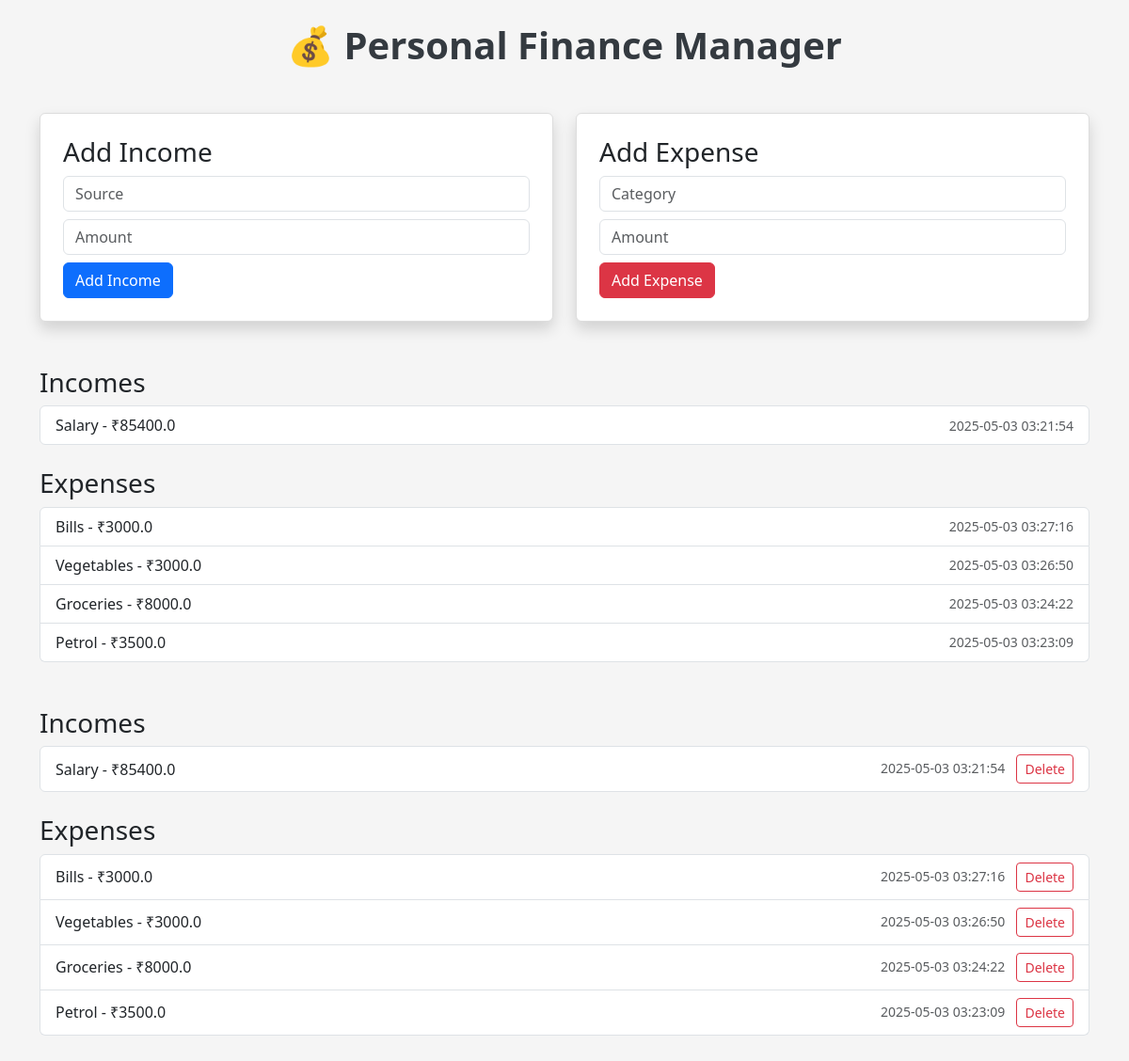
The page / on the database its author committed.
### tables this page shows
CREATE TABLE income (
    id INTEGER PRIMARY KEY AUTOINCREMENT,
    source TEXT NOT NULL,
    amount REAL NOT NULL,
    date TEXT DEFAULT CURRENT_TIMESTAMP
);

CREATE TABLE expense (
    id INTEGER PRIMARY KEY AUTOINCREMENT,
    category TEXT NOT NULL,
    amount REAL NOT NULL,
    date TEXT DEFAULT CURRENT_TIMESTAMP
);

### app.py (the view, shortened to what this page needs)
@app.route('/', methods=['GET', 'POST'])
def index():
    incomes, expenses = get_data()
    return render_template('index.html', incomes=incomes, expenses=expenses)

### app.py (called while the page is built)
def get_data():
    conn = sqlite3.connect('data.db')
    cursor = conn.cursor()
    cursor.execute("SELECT * FROM income ORDER BY date DESC")
    incomes = cursor.fetchall()
    cursor.execute("SELECT * FROM expense ORDER BY date DESC")
    expenses = cursor.fetchall()
    conn.close()
    return incomes, expenses

### templates/index.html (shortened to what this page needs)
<!DOCTYPE html>
<html lang="en">
<head>
    <link rel="stylesheet" href="https://cdn.jsdelivr.net/npm/bootstrap@5.3.3/dist/css/bootstrap.min.css">
    <link rel="stylesheet" href="{{ url_for('static', filename='styles.css') }}">
</head>
<body>
<div class="container mt-4">
    <h1 class="text-center">💰 Personal Finance Manager</h1>
    <div class="row mt-5">
        <div class="col-md-6">
            <div class="card p-4 shadow">
                <h3>Add Income</h3>
                <form method="POST" action="/">
                    <input type="text" class="form-control mb-2" name="income_source" placeholder="Source" required>
                    <input type="number" class="form-control mb-2" name="income_amount" placeholder="Amount" required>
                    <button class="btn btn-primary" type="submit" name="action" value="income">Add Income</button>
                </form>
            </div>
        </div>
        <div class="col-md-6">
            <div class="card p-4 shadow">
                <h3>Add Expense</h3>
                <form method="POST" action="/">
                    <input type="text" class="form-control mb-2" name="expense_category" placeholder="Category" required>
                    <input type="number" class="form-control mb-2" name="expense_amount" placeholder="Amount" required>
                    <button class="btn btn-danger" type="submit" name="action" value="expense">Add Expense</button>
                </form>
            </div>
        </div>
    </div>
    <h3 class="mt-5">Incomes</h3>
    <ul class="list-group mb-4">
        {% for income in incomes %}
            <li class="list-group-item d-flex justify-content-between align-items-center">
                {{ income[1] }} - ₹{{ income[2] }}
                <span class="text-muted small">{{ income[3] }}</span>
            </li>
        {% endfor %}
    </ul>
    <h3>Expenses</h3>
    <ul class="list-group mb-5">
        {% for expense in expenses %}
            <li class="list-group-item d-flex justify-content-between align-items-center">
                {{ expense[1] }} - ₹{{ expense[2] }}
                <span class="text-muted small">{{ expense[3] }}</span>
            </li>
        {% endfor %}
    </ul>
<h3 class="mt-5">Incomes</h3>
<ul class="list-group mb-4">
    {% for income in incomes %}
        <li class="list-group-item d-flex justify-content-between align-items-center">
            {{ income[1] }} - ₹{{ income[2] }}
            <div>
                <span class="text-muted small me-2">{{ income[3] }}</span>
                <form method="POST" action="/delete" style="display:inline;">
                    <button class="btn btn-sm btn-outline-danger">Delete</button>
                </form>
            </div>
        </li>
    {% endfor %}
</ul>
<h3>Expenses</h3>
<ul class="list-group mb-5">
    {% for expense in expenses %}
        <li class="list-group-item d-flex justify-content-between align-items-center">
            {{ expense[1] }} - ₹{{ expense[2] }}
            <div>
                <span class="text-muted small me-2">{{ expense[3] }}</span>
                <form method="POST" action="/delete" style="display:inline;">
                    <button class="btn btn-sm btn-outline-danger">Delete</button>
                </form>
            </div>
        </li>
    {% endfor %}
</ul>
</div>
</body>
</html>

### static/styles.css (style rules this page uses)
body { background-color: #f5f5f5; }
h1 { color: #343a40; font-weight: bold; }
.card { background-color: #ffffff; border: 1px solid #ddd; }
ul.list-group li { font-size: 16px; }

### rows shown on the page
income: source "Salary", amount "85400.0", date "2025-05-03 03:21:54"
expense: category "Bills", amount "3000.0", date "2025-05-03 03:27:16"
expense: category "Vegetables", amount "3000.0", date "2025-05-03 03:26:50"
expense: category "Groceries", amount "8000.0", date "2025-05-03 03:24:22"
expense: category "Petrol", amount "3500.0", date "2025-05-03 03:23:09"
